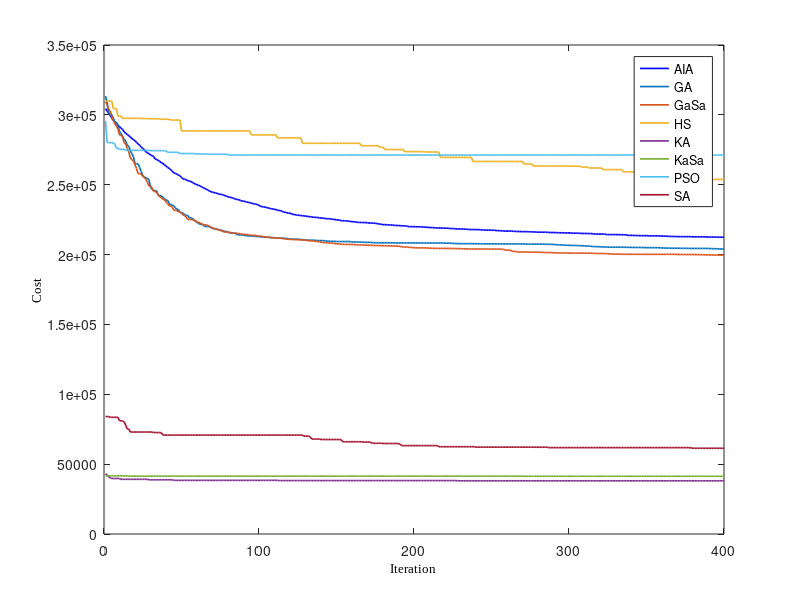

Write MATLAB code to recreate this figure.
clc;
close all;
clear all;
load('Data/SA03');
load('Data/GA03');
load('Data/PSO03');
load('Data/AIA03');
load('Data/HS03');
load('Data/KA03');
load('Data/GaSa03');
load('Data/KaSa03');
%% Drew Table
LineWidth=1.2;
MarkerSize=7;
plot(Ans_AIA,'-b','LineWidth',LineWidth,'MarkerSize',MarkerSize);
hold on;
plot(Ans_GA,'-','LineWidth',LineWidth,'MarkerSize',MarkerSize);
plot(Ans_GaSa,'-','LineWidth',LineWidth,'MarkerSize',MarkerSize);
plot(Ans_HS,'-','LineWidth',LineWidth,'MarkerSize',MarkerSize);
plot(Ans_KA,'-','LineWidth',LineWidth,'MarkerSize',MarkerSize);
plot(Ans_KaSa,'-','LineWidth',LineWidth,'MarkerSize',MarkerSize);
plot(Ans_PSO,'-','LineWidth',LineWidth,'MarkerSize',MarkerSize);
plot(Ans_SA,'-','LineWidth',LineWidth,'MarkerSize',MarkerSize);
xlabel('Iteration','FontSize',9,'FontWeight','normal','FontName','Times New Roman','Color','k');
ylabel('Cost','FontSize',9,'FontWeight','normal','FontName','Times New Roman','Color','k');
legend('AIA','GA','GaSa','HS','KA','KaSa','PSO','SA')

